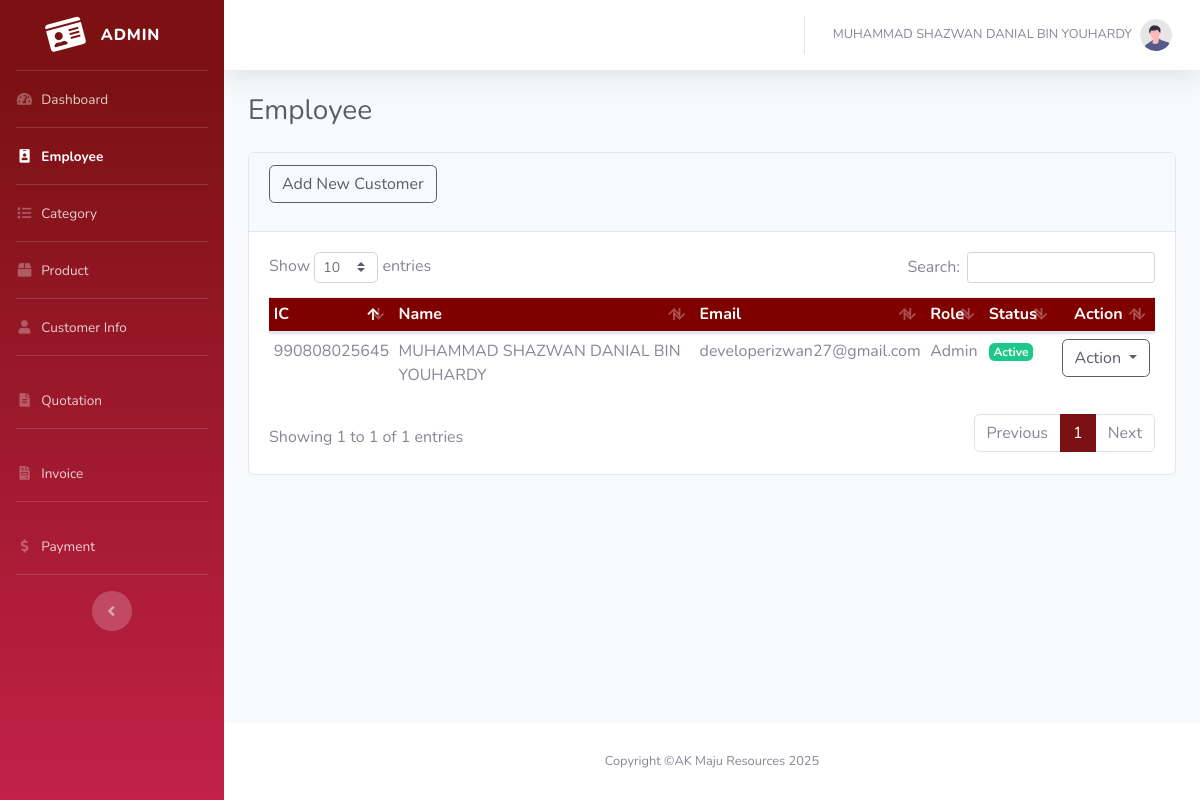
/admin/employee.php (signed in), run on the app's committed database.
### tables this page shows
CREATE TABLE `users`(
    `user_id` INT(11) NOT NULL AUTO_INCREMENT,
    `user_name` VARCHAR(255) NOT NULL,
    `user_email` VARCHAR(255) NOT NULL,
    `user_ic` VARCHAR(12) NOT NULL,
    `user_password` VARCHAR(255) NULL,
    `user_role` INT(11) NOT NULL DEFAULT '1' COMMENT '1:Admin, 2:User',
    `user_status` INT(11) NOT NULL DEFAULT '1' COMMENT '1:Active, 0:Inactive',
    `user_created_at` DATETIME NOT NULL DEFAULT CURRENT_TIMESTAMP,
    `user_updated_at` DATETIME NOT NULL DEFAULT CURRENT_TIMESTAMP ON UPDATE CURRENT_TIMESTAMP,
    PRIMARY KEY (`user_id`),
    UNIQUE KEY `user_email` (`user_email`),
    UNIQUE KEY `user_ic` (`user_ic`)
);

### admin/employee.php (the view, shortened to what this page needs)
<?php
$title = 'Employee';
include 'layout/header.php';
$sql_employee = "SELECT * FROM `users`";
$result_employee = $conn->query($sql_employee);
?>
<div class="container-fluid">
    <div class="d-sm-flex align-items-center justify-content-between mb-4">
        <h1 class="h3 mb-0 text-gray-800"><?= $title ?></h1>
    </div>
    <div class="card">
        <div class="card-header">
            <div class="form-group row ">
                <form class="form-inline col-12 ">
                    <a class="btn btn-outline-dark" href="employee-add.php" role="button">
                        Add New Customer</a>
                </form>
            </div>
        </div>
        <div class="card-body">
            <div class='table-responsive'>
                <table class="table table-hover table-sm" id="dataTable">
                    <thead class="thead-warning" style="background-color: maroon; color: white;">
                        <tr>
                            <th scope="col">IC</th>
                            <th scope="col">Name</th>
                            <th scope="col">Email</th>
                            <th scope="col">Role</th>
                            <th scope="col">Status</th>
                            <th class="text-center" scope="col" style="width: 10%;">Action</th>
                        </tr>
                    </thead>
                    <tbody>
                        <?php foreach ($result_employee as $employee) : ?>
                            <tr>
                                <td><?= $employee['user_ic'] ?></td>
                                <td><?= $employee['user_name'] ?></td>
                                <td><?= $employee['user_email'] ?></td>
                                    <?php if ($employee['user_role'] == 1) : ?>
                                        <td>Admin</td>
                                    <?php else : ?>
                                        <td>Staff</td>
                                    <?php endif; ?>
                                <td>
                                    <?php if ($employee['user_status'] == 1) : ?>
                                        <span class="badge badge-success">Active</span>
                                    <?php else : ?>
                                        <span class="badge badge-danger">Inactive</span>
                                    <?php endif; ?>
                                </td>
                                <td class="text-center">
                                <div class="dropdown mb-4">
                                        <a class="btn btn-outline-dark dropdown-toggle" href="#" role="button" data-toggle="dropdown">
                                            Action
                                        </a>
                                </td>
                            </tr>
                        <?php endforeach; ?>
                    </tbody>
                </table>
            </div>
        </div>
    </div>
</div>
<?php include 'layout/footer.php'; ?>

### data on the page
users: user_ic "990808025645", user_name "MUHAMMAD SHAZWAN DANIAL BIN YOUHARDY", user_email "developerizwan27@gmail.com", user_role "Admin", user_status "Active"

### other printed values
$admin['user_name'] "MUHAMMAD SHAZWAN DANIAL BIN YOUHARDY"
$title "Employee"
